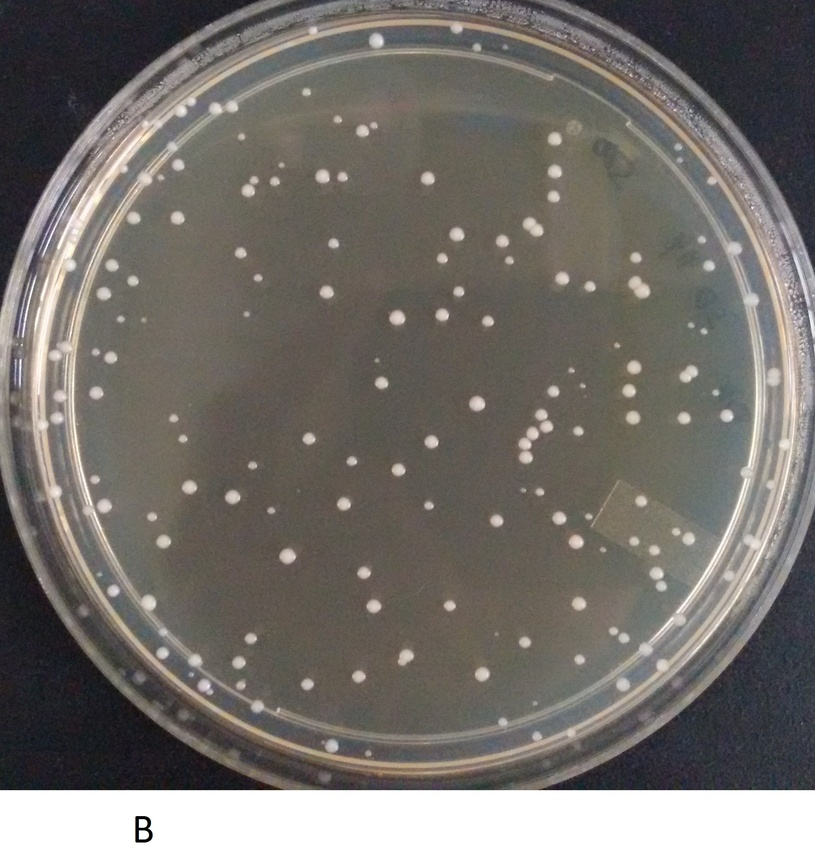
#> input picture images/set1/B_170.jpg, 815 x 865 px, shrunk from 1884 x 2000 before the run
$ jupyter execute CountColonies.ipynb   (shell and % lines are left out)   (Python 2 division)   (older library calls are emulated)
#> lines starting #> are read from the running program, lines starting #| are printed output that depends on the picture; after the words box and inside, x2 and y2 are one past the last pixel; in counts of white or black regions, pixels touching at a corner belong together
### detect.py
import cv2
import cv2.cv as cv
import numpy as np

""" Preprocess image """
def preprocess(img):
    """ Resize image """
    # [7 lines of commented-out code are left out]

""" Auto canny detection """
def auto_canny(image, sigma=0.33):
	# compute the median of the single channel pixel intensities
	v = np.median(image)

	# apply automatic Canny edge detection using the computed median
	lower = int(max(0, (1.0 - sigma) * v))
	upper = int(min(255, (1.0 + sigma) * v))
	edged = cv2.Canny(image, lower, upper)

	# return the edged image
	return edged

""" Takes an array of contours and removes the ons that differ by less than 30% from the maximum """
def get_second_largest(contours):
    cont_desc = contours.sort(key=lambda x: cv2.minEnclosingCircle(x), reverse=True)

""" Count circles in a grayscale image. Uses the contour method as of now """
# [9 lines left out: function count_circles, not called in this run]

""" Detection methods """

""" Hough circles detection method"""
# [33 lines left out: function hough_circles, not called in this run]

""" Hough circles with deviance pruning """
# [33 lines left out: function process_image_using_canny, not called in this run]

### CountColonies.ipynb
[cell 1]
""" Do some common imports """
import cv2
import matplotlib.pyplot as plt
import numpy as np
import sys
from pylab import rcParams
rcParams['figure.figsize'] = 15, 15

Let's start off by loading the images

Loading the image

[cell 2]
img = cv2.imread('images/set1/B_170.jpg', 0)
#> img: shape (865, 815); min 0, max 255, mean 113.3
plt.imshow(img,cmap='gray')

Ok these images are huge, time to resize them, how do we resize them again?

[cell 3]
plt.imshow(img, cmap='gray')

[cell 4]
print img.shape
#| (865, 815)

Ok this size is fine for applying algos> Let's try out different thresholding methods now

In order to compare it to adaptive, otsu's method and canary, let's also plot these as well.

[cell 5]
rect,thresh_otsu = cv2.threshold(img,0,255,cv2.THRESH_BINARY_INV+cv2.THRESH_OTSU)
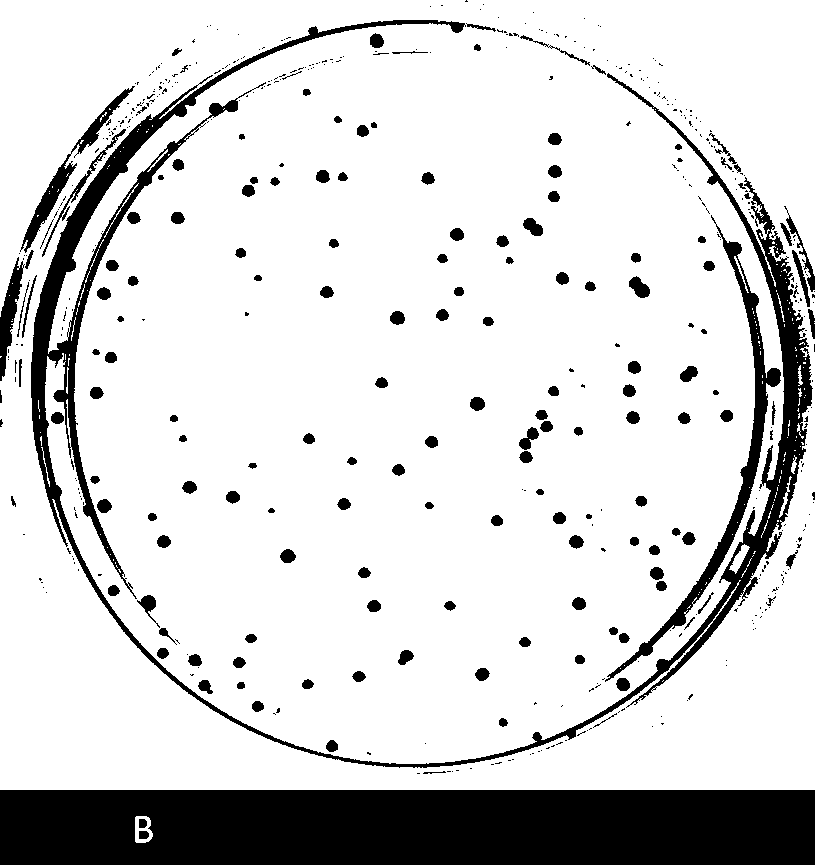
#> thresh_otsu: shape (865, 815); 83.9% white; 536 black regions (377 under 20 px), largest, box (x1, y1, x2, y2) and area: (0, 790, 815, 865) 60706, (31, 20, 813, 768) 28390, (605, 215, 781, 682) 5253
#> rect = 157
plt.imshow(thresh_otsu, cmap='gray')

Let's plot the canny as well

[cell 6]
from detect import auto_canny
thresh_canny = auto_canny(thresh_otsu)
#> in auto_canny, `v = np.median(image)`: v = 255
#> in auto_canny, `lower = int(max(0, (1.0 - sigma) * v))`: lower = 170
#> in auto_canny, `upper = int(min(255, (1.0 + sigma) * v))`: upper = 255
#> in auto_canny, `edged = cv2.Canny(image, lower, upper)`:
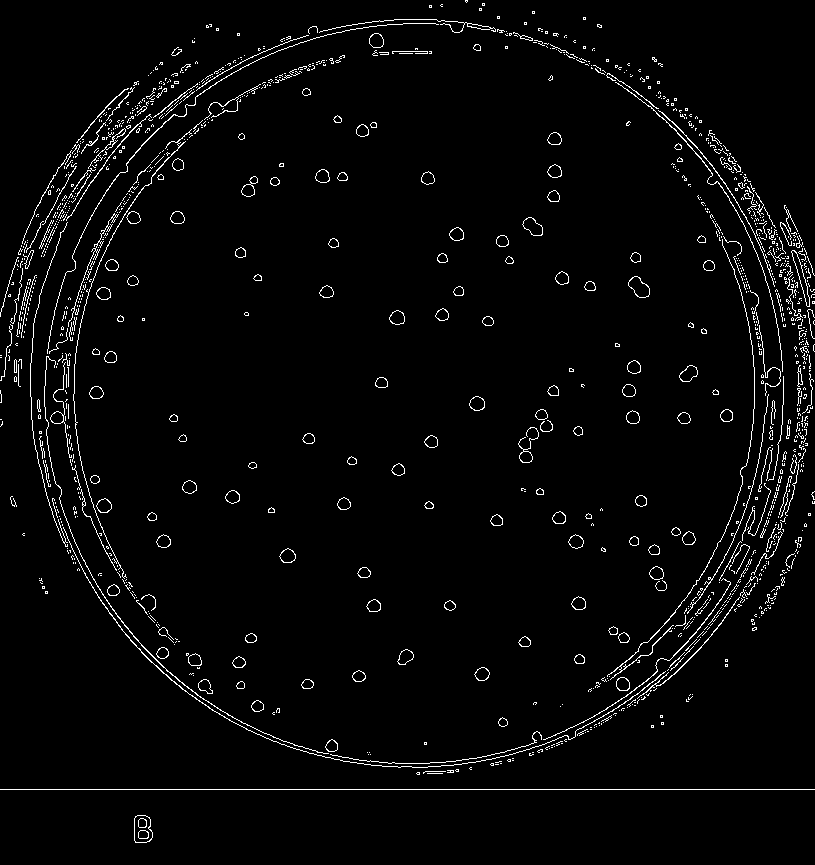
#> edged: shape (865, 815); 2.9% white in thin lines or dots
plt.imshow(thresh_canny, cmap='gray')

While we are at it, why not try erosion as well?

[cell 7]
circles = cv2.HoughCircles(thresh_canny, cv2.cv.CV_HOUGH_GRADIENT,
              1,
              4,
              200,
              100,
              1, 9)[0]

for circle in circles:
        x, y, radius = circle
        center = (int(x), int(y))
        cv2.circle(img, center, radius, 0, 1)
#> this loop made 26136 passes
#> (x, y, radius, center) on passes 1 to 3: (414.5, 394.5, 371, (414, 394)), (418.5, 394.5, 372.6, (418, 394)), (409.5, 392.5, 372.3, (409, 392))
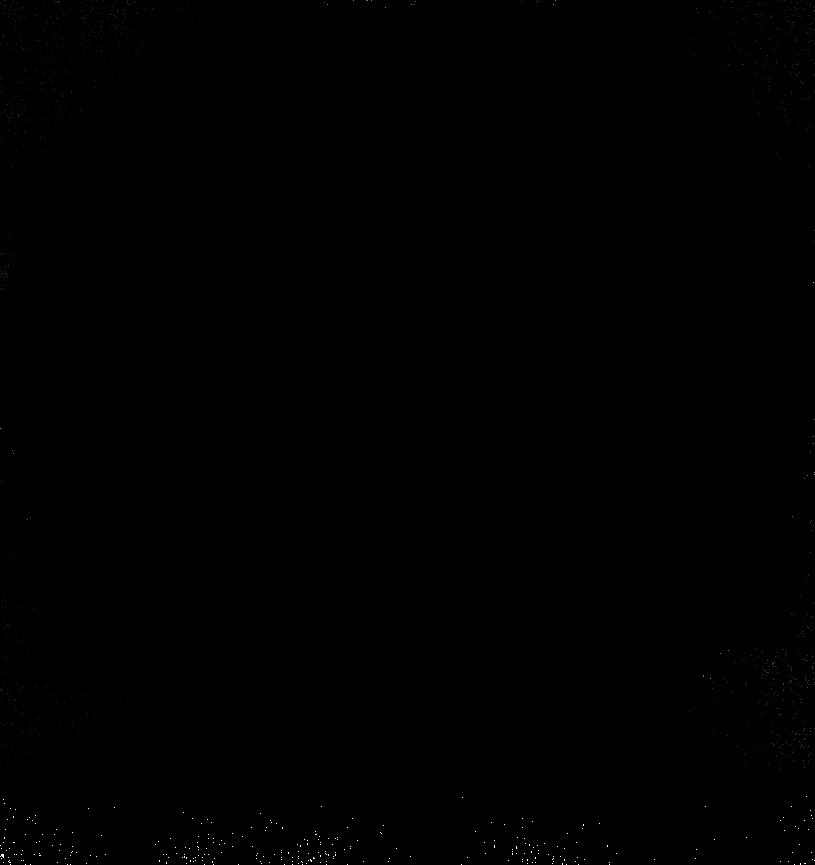
#> img: shape (865, 815); min 0, max 255, mean 0.2

plt.imshow(img, cmap='gray')
